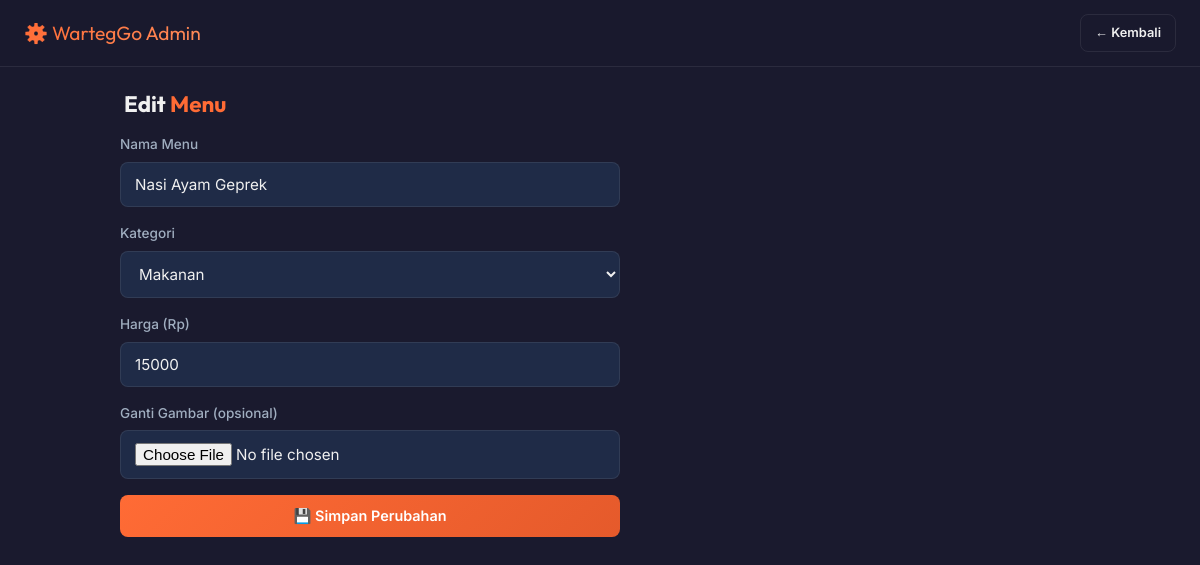
/admin/edit_menu.php?id=1 (signed in), run on the app's committed database.
### tables this page shows
CREATE TABLE IF NOT EXISTS menu (
    id INT AUTO_INCREMENT PRIMARY KEY,
    nama_menu VARCHAR(100) NOT NULL,
    kategori ENUM('makanan', 'minuman') NOT NULL,
    harga INT NOT NULL,
    stok_status TINYINT(1) DEFAULT 1 COMMENT '1=tersedia, 0=habis',
    gambar VARCHAR(255) DEFAULT NULL,
    created_at TIMESTAMP DEFAULT CURRENT_TIMESTAMP,
    updated_at TIMESTAMP DEFAULT CURRENT_TIMESTAMP ON UPDATE CURRENT_TIMESTAMP
);

### config/database.php (called while the page is built, shortened)
<?php
function e($string) {
    return htmlspecialchars($string ?? '', ENT_QUOTES, 'UTF-8');
}

### admin/edit_menu.php (the view, shortened to what this page needs)
<?php
require_once '../config/database.php';
$id = intval($_GET['id'] ?? 0);
$stmt = $pdo->prepare("SELECT * FROM menu WHERE id = ?");
$stmt->execute([$id]);
$menu = $stmt->fetch();
require_once '../includes/header.php';
?>
<header class="admin-header">
    <div class="admin-header__title">⚙️ WartegGo Admin</div>
    <nav class="admin-header__nav">
        <a href="dashboard.php" class="btn btn--outline btn--sm">← Kembali</a>
    </nav>
</header>
<div class="admin-content">
    <h1 class="section-title" style="margin-top:0">Edit <span>Menu</span></h1>
    <div style="max-width:500px;">
        <form method="POST" enctype="multipart/form-data">
            <div class="form-group">
                <label for="nama_menu">Nama Menu</label>
                <input type="text" id="nama_menu" name="nama_menu" class="form-input" value="<?= e($menu['nama_menu']) ?>" required>
            </div>
            <div class="form-group">
                <label for="kategori">Kategori</label>
                <select id="kategori" name="kategori" class="form-select" required>
                    <option value="makanan" <?= $menu['kategori'] === 'makanan' ? 'selected' : '' ?>>Makanan</option>
                </select>
            </div>
            <div class="form-group">
                <label for="harga">Harga (Rp)</label>
                <input type="number" id="harga" name="harga" class="form-input" value="<?= $menu['harga'] ?>" min="1" required>
            </div>
            <div class="form-group">
                <label for="gambar">Ganti Gambar (opsional)</label>
                <input type="file" id="gambar" name="gambar" class="form-input" accept=".jpg,.jpeg,.png,.webp">
            </div>
            <button type="submit" class="btn btn--primary btn--block">💾 Simpan Perubahan</button>
        </form>
    </div>
</div>
<?php require_once '../includes/footer.php'; ?>

### assets/css/style.css (style rules this page uses)
:root { --primary: #FF6B35; --primary-dark: #E55A2B; --primary-light: #FF8C5A; --green: #2D5016; --green-light: #4A7A2E; --dark: #1a1a2e; --dark-card: #16213e; --dark-surface: #1f2b47; --text-primary: #f0f0f0; --text-secondary: #a0aec0; --text-muted: #636e80; --danger: #e53e3e; --success: #38a169; --warning: #d69e2e; --border: rgba(255,255,255,0.08); --shadow: 0 4px 24px rgba(0,0,0,0.3); --shadow-lg: 0 8px 40px rgba(0,0,0,0.4); --radius: 14px; --radius-sm: 8px; --transition: 0.3s cubic-bezier(0.4, 0, 0.2, 1); --font-body: 'Inter', sans-serif; --font-heading: 'Outfit', sans-serif; }
*, *::before, *::after { box-sizing: border-box; margin: 0; padding: 0; }
html { scroll-behavior: smooth; }
body { font-family: var(--font-body); background: var(--dark); color: var(--text-primary); line-height: 1.6; min-height: 100vh; -webkit-font-smoothing: antialiased; }
a { color: var(--primary); text-decoration: none; transition: color var(--transition); }
h1, h2, h3, h4 { font-family: var(--font-heading); font-weight: 700; line-height: 1.2; }
.section-title { font-family: var(--font-heading); font-size: 1.4rem; margin: 28px 0 16px; padding-left: 4px; }
.section-title span { color: var(--primary); }
.form-group { margin-bottom: 16px; }
.form-group label { display: block; font-size: 0.85rem; color: var(--text-secondary); margin-bottom: 6px; font-weight: 500; }
.form-input, .form-select { width: 100%; padding: 12px 14px; border-radius: var(--radius-sm); border: 1px solid var(--border); background: var(--dark-surface); color: var(--text-primary); font-size: 0.95rem; font-family: var(--font-body); transition: border-color var(--transition); }
.form-input::placeholder { color: var(--text-muted); }
.btn { display: inline-flex; align-items: center; justify-content: center; gap: 8px; padding: 12px 24px; border-radius: var(--radius-sm); border: none; font-size: 0.9rem; font-weight: 600; cursor: pointer; transition: var(--transition); font-family: var(--font-body); text-decoration: none; }
.btn--primary { background: linear-gradient(135deg, var(--primary), var(--primary-dark)); color: #fff; }
.btn--outline { background: transparent; border: 1px solid var(--border); color: var(--text-primary); }
.btn--sm { padding: 8px 14px; font-size: 0.8rem; }
.btn--block { width: 100%; }
.admin-header { background: rgba(26,26,46,0.9); backdrop-filter: blur(16px); border-bottom: 1px solid var(--border); padding: 14px 24px; display: flex; align-items: center; justify-content: space-between; position: sticky; top: 0; z-index: 100; }
.admin-header__title { font-family: var(--font-heading); font-size: 1.2rem; background: linear-gradient(135deg, var(--primary), var(--primary-light)); -webkit-background-clip: text; -webkit-text-fill-color: transparent; background-clip: text; }
.admin-header__nav { display: flex; gap: 8px; }
.admin-content { max-width: 1000px; margin: 0 auto; padding: 24px 20px; }

### data on the page
menu: nama_menu "Nasi Ayam Geprek", kategori "Makanan", harga "15000"
